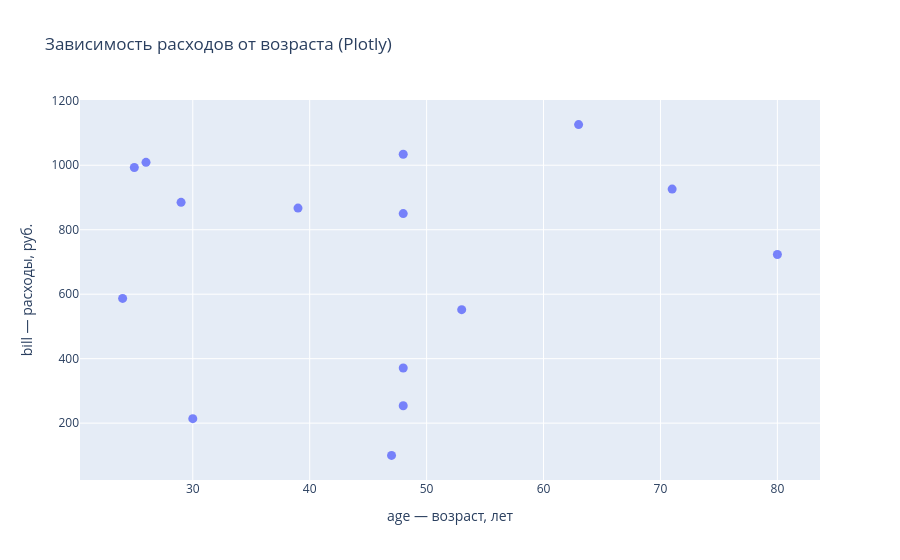

Here is the notebook cell this chart was saved with:
### Markdown cell above
## Задание 1. Диаграмма рассеяния (Seaborn и Plotly)

Сначала проверяю данные, затем строю обе диаграммы по одним и тем же столбцам:
`age` по оси X, `bill` по оси Y.

### Code cell
def task_1(file_path):
    clients = load_clients(file_path)
    print("Строк в выборке:", len(clients))
    print()
    print(check_columns(clients))

    print("\n--- Seaborn ---")
    scatter_seaborn(clients)

    print("\n--- Plotly: интерактивная версия ---")
    figure = scatter_plotly(clients)
    figure.show()

    print("\n--- Plotly: статичная копия для GitHub ---")
    save_plotly_png(figure, "task_1_plotly.png")


task_1("web_clients_correct.csv")

### Figure 1 — Plotly figure (JSON) as saved in the notebook; plotly's stock layout.template omitted (floating-point values rounded to 4 significant figures)
{"data": [{"customdata": [["female", "mobile"], ["male", "tablet"], ["female", "laptop"], ["male", "desktop"], ["female", "laptop"], ["male", "mobile"], ["female", "mobile"], ["male", "tablet"], ["female", "desktop"], ["male", "mobile"], ["male", "desktop"], ["female", "laptop"], ["female", "tablet"], ["female", "mobile"], ["male", "laptop"]], "hovertemplate": "age — возраст, лет=%{x}<br>bill — расходы, руб.=%{y}<br>sex=%{customdata[0]}<br>device_type=%{customdata[1]}<extra></extra>", "legendgroup": "", "marker": {"color": "#636efa", "opacity": 0.85, "size": 9, "symbol": "circle"}, "mode": "markers", "name": "", "orientation": "v", "showlegend": false, "type": "scatter", "x": [29, 48, 48, 30, 25, 48, 63, 39, 53, 71, 47, 48, 24, 26, 80], "xaxis": "x", "y": [885, 850, 1034, 214, 993, 371, 1126, 867, 552, 926, 100, 254, 587, 1009, 723], "yaxis": "y"}], "layout": {"legend": {"tracegroupgap": 0}, "title": {"text": "Зависимость расходов от возраста (Plotly)"}, "xaxis": {"anchor": "y", "domain": [0.0, 1.0], "title": {"text": "age — возраст, лет"}}, "yaxis": {"anchor": "x", "domain": [0.0, 1.0], "title": {"text": "bill — расходы, руб."}}}}
